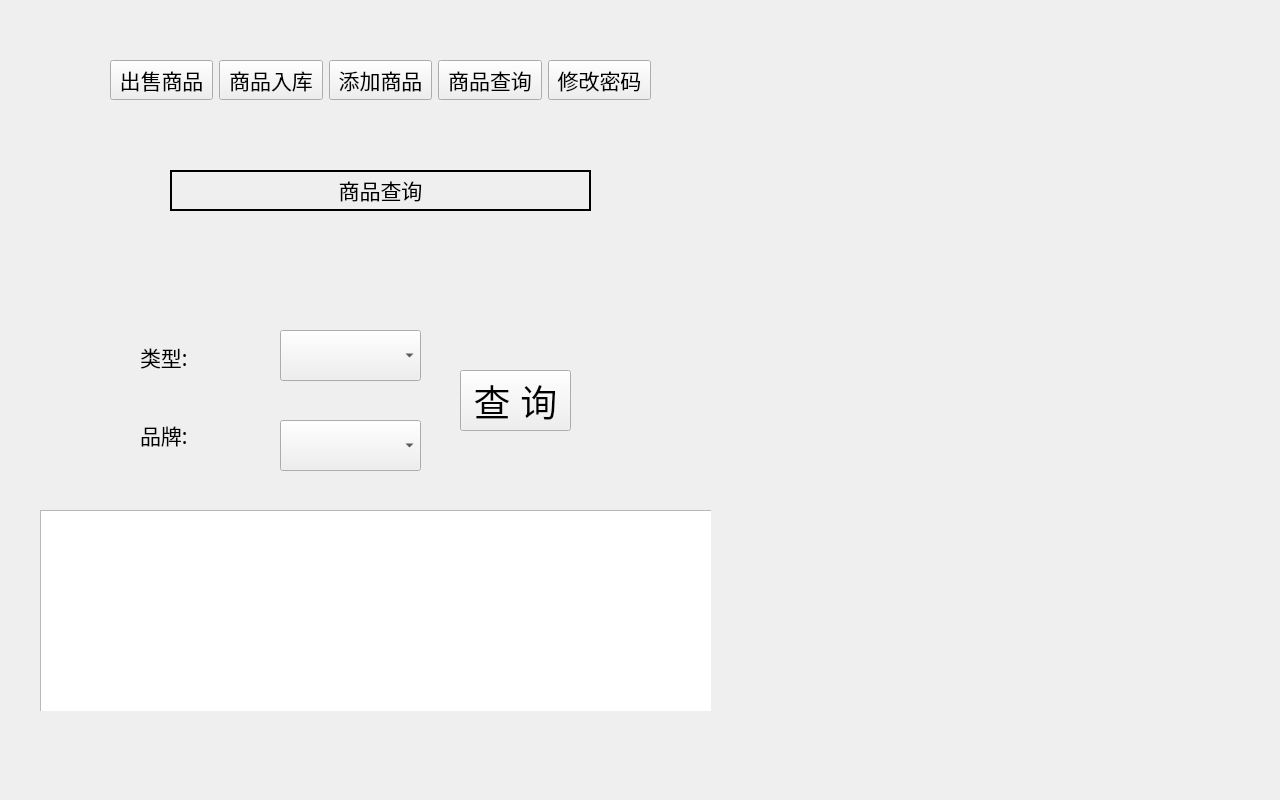
<?xml version="1.0" encoding="UTF-8"?>
<ui version="4.0">
 <class>manager</class>
 <widget class="QWidget" name="manager">
  <property name="geometry">
   <rect>
    <x>0</x>
    <y>0</y>
    <width>1280</width>
    <height>800</height>
   </rect>
  </property>
  <property name="windowTitle">
   <string>数据管理系统</string>
  </property>
  <widget class="QWidget" name="horizontalLayoutWidget">
   <property name="geometry">
    <rect>
     <x>110</x>
     <y>40</y>
     <width>541</width>
     <height>81</height>
    </rect>
   </property>
   <layout class="QHBoxLayout" name="horizontalLayout">
    <item>
     <widget class="QPushButton" name="sellBtn">
      <property name="font">
       <font>
        <family>Agency FB</family>
        <pointsize>16</pointsize>
       </font>
      </property>
      <property name="text">
       <string>出售商品</string>
      </property>
     </widget>
    </item>
    <item>
     <widget class="QPushButton" name="buyBtn">
      <property name="font">
       <font>
        <family>Agency FB</family>
        <pointsize>16</pointsize>
       </font>
      </property>
      <property name="text">
       <string>商品入库</string>
      </property>
     </widget>
    </item>
    <item>
     <widget class="QPushButton" name="addBtn">
      <property name="font">
       <font>
        <family>Agency FB</family>
        <pointsize>16</pointsize>
       </font>
      </property>
      <property name="text">
       <string>添加商品</string>
      </property>
     </widget>
    </item>
    <item>
     <widget class="QPushButton" name="queryBtn">
      <property name="font">
       <font>
        <family>Agency FB</family>
        <pointsize>16</pointsize>
       </font>
      </property>
      <property name="text">
       <string>商品查询</string>
      </property>
     </widget>
    </item>
    <item>
     <widget class="QPushButton" name="passwordBtn">
      <property name="font">
       <font>
        <family>Agency FB</family>
        <pointsize>16</pointsize>
       </font>
      </property>
      <property name="text">
       <string>修改密码</string>
      </property>
     </widget>
    </item>
   </layout>
  </widget>
  <widget class="QStackedWidget" name="stackedWidget">
   <property name="geometry">
    <rect>
     <x>0</x>
     <y>150</y>
     <width>711</width>
     <height>561</height>
    </rect>
   </property>
   <property name="font">
    <font>
     <pointsize>28</pointsize>
    </font>
   </property>
   <property name="currentIndex">
    <number>3</number>
   </property>
   <widget class="QWidget" name="page">
    <widget class="QLabel" name="label_7">
     <property name="geometry">
      <rect>
       <x>1160</x>
       <y>320</y>
       <width>99</width>
       <height>83</height>
      </rect>
     </property>
     <property name="font">
      <font>
       <family>Agency FB</family>
       <pointsize>28</pointsize>
      </font>
     </property>
     <property name="text">
      <string>元</string>
     </property>
    </widget>
    <widget class="QComboBox" name="sellTypeComboBox">
     <property name="geometry">
      <rect>
       <x>670</x>
       <y>150</y>
       <width>281</width>
       <height>51</height>
      </rect>
     </property>
     <property name="font">
      <font>
       <family>Agency FB</family>
       <pointsize>28</pointsize>
      </font>
     </property>
    </widget>
    <widget class="QLineEdit" name="sellSumLineEdit">
     <property name="geometry">
      <rect>
       <x>670</x>
       <y>510</y>
       <width>441</width>
       <height>61</height>
      </rect>
     </property>
     <property name="font">
      <font>
       <family>Agency FB</family>
       <pointsize>28</pointsize>
      </font>
     </property>
     <property name="text">
      <string/>
     </property>
    </widget>
    <widget class="QLabel" name="label">
     <property name="geometry">
      <rect>
       <x>30</x>
       <y>20</y>
       <width>1611</width>
       <height>91</height>
      </rect>
     </property>
     <property name="font">
      <font>
       <family>Agency FB</family>
       <pointsize>48</pointsize>
      </font>
     </property>
     <property name="focusPolicy">
      <enum>Qt::TabFocus</enum>
     </property>
     <property name="styleSheet">
      <string notr="true">background:transparent;border:2px solid black</string>
     </property>
     <property name="text">
      <string>出售商品</string>
     </property>
     <property name="alignment">
      <set>Qt::AlignCenter</set>
     </property>
    </widget>
    <widget class="QSpinBox" name="sellNumSpinBox">
     <property name="geometry">
      <rect>
       <x>670</x>
       <y>420</y>
       <width>441</width>
       <height>61</height>
      </rect>
     </property>
     <property name="font">
      <font>
       <family>Agency FB</family>
       <pointsize>28</pointsize>
      </font>
     </property>
     <property name="minimum">
      <number>1</number>
     </property>
    </widget>
    <widget class="QLineEdit" name="sellPriceLineEdit">
     <property name="geometry">
      <rect>
       <x>670</x>
       <y>330</y>
       <width>441</width>
       <height>61</height>
      </rect>
     </property>
     <property name="font">
      <font>
       <family>Agency FB</family>
       <pointsize>28</pointsize>
      </font>
     </property>
    </widget>
    <widget class="QComboBox" name="sellBrandComboBox">
     <property name="geometry">
      <rect>
       <x>670</x>
       <y>240</y>
       <width>581</width>
       <height>51</height>
      </rect>
     </property>
     <property name="font">
      <font>
       <family>Agency FB</family>
       <pointsize>28</pointsize>
      </font>
     </property>
    </widget>
    <widget class="QLabel" name="label_9">
     <property name="geometry">
      <rect>
       <x>1170</x>
       <y>490</y>
       <width>99</width>
       <height>83</height>
      </rect>
     </property>
     <property name="font">
      <font>
       <family>Agency FB</family>
       <pointsize>28</pointsize>
      </font>
     </property>
     <property name="text">
      <string>元</string>
     </property>
    </widget>
    <widget class="QWidget" name="verticalLayoutWidget">
     <property name="geometry">
      <rect>
       <x>500</x>
       <y>140</y>
       <width>101</width>
       <height>441</height>
      </rect>
     </property>
     <layout class="QVBoxLayout" name="verticalLayout">
      <item>
       <widget class="QLabel" name="label_2">
        <property name="font">
         <font>
          <family>Agency FB</family>
          <pointsize>28</pointsize>
         </font>
        </property>
        <property name="text">
         <string>类型:</string>
        </property>
       </widget>
      </item>
      <item>
       <widget class="QLabel" name="label_4">
        <property name="font">
         <font>
          <family>Agency FB</family>
          <pointsize>28</pointsize>
         </font>
        </property>
        <property name="text">
         <string>品牌:</string>
        </property>
       </widget>
      </item>
      <item>
       <widget class="QLabel" name="label_3">
        <property name="font">
         <font>
          <family>Agency FB</family>
          <pointsize>28</pointsize>
         </font>
        </property>
        <property name="text">
         <string>单价:</string>
        </property>
       </widget>
      </item>
      <item>
       <widget class="QLabel" name="label_5">
        <property name="font">
         <font>
          <family>Agency FB</family>
          <pointsize>28</pointsize>
         </font>
        </property>
        <property name="text">
         <string>数量:</string>
        </property>
       </widget>
      </item>
      <item>
       <widget class="QLabel" name="label_6">
        <property name="font">
         <font>
          <family>Agency FB</family>
          <pointsize>28</pointsize>
         </font>
        </property>
        <property name="text">
         <string>金额:</string>
        </property>
       </widget>
      </item>
     </layout>
    </widget>
    <widget class="QPushButton" name="sellCancelBtn">
     <property name="geometry">
      <rect>
       <x>1060</x>
       <y>690</y>
       <width>151</width>
       <height>111</height>
      </rect>
     </property>
     <property name="font">
      <font>
       <family>Agency FB</family>
       <pointsize>28</pointsize>
      </font>
     </property>
     <property name="text">
      <string>取消</string>
     </property>
    </widget>
    <widget class="QPushButton" name="sellOkBtn">
     <property name="geometry">
      <rect>
       <x>570</x>
       <y>690</y>
       <width>151</width>
       <height>111</height>
      </rect>
     </property>
     <property name="font">
      <font>
       <family>Agency FB</family>
       <pointsize>28</pointsize>
      </font>
     </property>
     <property name="text">
      <string>确定</string>
     </property>
    </widget>
    <widget class="QLabel" name="sellLastNumLabel">
     <property name="geometry">
      <rect>
       <x>1160</x>
       <y>410</y>
       <width>471</width>
       <height>83</height>
      </rect>
     </property>
     <property name="font">
      <font>
       <family>Agency FB</family>
       <pointsize>28</pointsize>
      </font>
     </property>
     <property name="text">
      <string>000</string>
     </property>
    </widget>
   </widget>
   <widget class="QWidget" name="page_3">
    <widget class="QLabel" name="label_10">
     <property name="geometry">
      <rect>
       <x>1163</x>
       <y>325</y>
       <width>99</width>
       <height>83</height>
      </rect>
     </property>
     <property name="font">
      <font>
       <family>Agency FB</family>
       <pointsize>28</pointsize>
      </font>
     </property>
     <property name="text">
      <string>元</string>
     </property>
    </widget>
    <widget class="QComboBox" name="goodsTypeComboBox">
     <property name="geometry">
      <rect>
       <x>673</x>
       <y>155</y>
       <width>281</width>
       <height>51</height>
      </rect>
     </property>
     <property name="font">
      <font>
       <family>Agency FB</family>
       <pointsize>28</pointsize>
      </font>
     </property>
    </widget>
    <widget class="QLineEdit" name="goodsSumLineEdit">
     <property name="geometry">
      <rect>
       <x>673</x>
       <y>515</y>
       <width>441</width>
       <height>61</height>
      </rect>
     </property>
     <property name="font">
      <font>
       <family>Agency FB</family>
       <pointsize>28</pointsize>
      </font>
     </property>
     <property name="text">
      <string/>
     </property>
    </widget>
    <widget class="QSpinBox" name="goodsNumSpinBox">
     <property name="geometry">
      <rect>
       <x>673</x>
       <y>425</y>
       <width>441</width>
       <height>61</height>
      </rect>
     </property>
     <property name="font">
      <font>
       <family>Agency FB</family>
       <pointsize>28</pointsize>
      </font>
     </property>
     <property name="minimum">
      <number>1</number>
     </property>
    </widget>
    <widget class="QLineEdit" name="goodsPriceLineEdit">
     <property name="geometry">
      <rect>
       <x>673</x>
       <y>335</y>
       <width>441</width>
       <height>61</height>
      </rect>
     </property>
     <property name="font">
      <font>
       <family>Agency FB</family>
       <pointsize>28</pointsize>
      </font>
     </property>
    </widget>
    <widget class="QComboBox" name="goodsBrandComboBox">
     <property name="geometry">
      <rect>
       <x>673</x>
       <y>245</y>
       <width>581</width>
       <height>51</height>
      </rect>
     </property>
     <property name="font">
      <font>
       <family>Agency FB</family>
       <pointsize>28</pointsize>
      </font>
     </property>
    </widget>
    <widget class="QLabel" name="label_12">
     <property name="geometry">
      <rect>
       <x>1173</x>
       <y>495</y>
       <width>99</width>
       <height>83</height>
      </rect>
     </property>
     <property name="font">
      <font>
       <family>Agency FB</family>
       <pointsize>28</pointsize>
      </font>
     </property>
     <property name="text">
      <string>元</string>
     </property>
    </widget>
    <widget class="QWidget" name="verticalLayoutWidget_2">
     <property name="geometry">
      <rect>
       <x>497</x>
       <y>142</y>
       <width>101</width>
       <height>441</height>
      </rect>
     </property>
     <layout class="QVBoxLayout" name="verticalLayout_2">
      <item>
       <widget class="QLabel" name="label_13">
        <property name="font">
         <font>
          <family>Agency FB</family>
          <pointsize>28</pointsize>
         </font>
        </property>
        <property name="text">
         <string>类型:</string>
        </property>
       </widget>
      </item>
      <item>
       <widget class="QLabel" name="label_14">
        <property name="font">
         <font>
          <family>Agency FB</family>
          <pointsize>28</pointsize>
         </font>
        </property>
        <property name="text">
         <string>品牌:</string>
        </property>
       </widget>
      </item>
      <item>
       <widget class="QLabel" name="label_15">
        <property name="font">
         <font>
          <family>Agency FB</family>
          <pointsize>28</pointsize>
         </font>
        </property>
        <property name="text">
         <string>单价:</string>
        </property>
       </widget>
      </item>
      <item>
       <widget class="QLabel" name="label_16">
        <property name="font">
         <font>
          <family>Agency FB</family>
          <pointsize>28</pointsize>
         </font>
        </property>
        <property name="text">
         <string>数量:</string>
        </property>
       </widget>
      </item>
      <item>
       <widget class="QLabel" name="label_17">
        <property name="font">
         <font>
          <family>Agency FB</family>
          <pointsize>28</pointsize>
         </font>
        </property>
        <property name="text">
         <string>金额:</string>
        </property>
       </widget>
      </item>
     </layout>
    </widget>
    <widget class="QPushButton" name="goodsCancelBtn">
     <property name="geometry">
      <rect>
       <x>1063</x>
       <y>695</y>
       <width>151</width>
       <height>111</height>
      </rect>
     </property>
     <property name="font">
      <font>
       <family>Agency FB</family>
       <pointsize>28</pointsize>
      </font>
     </property>
     <property name="text">
      <string>取消</string>
     </property>
    </widget>
    <widget class="QPushButton" name="goodsOkBtn">
     <property name="geometry">
      <rect>
       <x>573</x>
       <y>695</y>
       <width>151</width>
       <height>111</height>
      </rect>
     </property>
     <property name="font">
      <font>
       <family>Agency FB</family>
       <pointsize>28</pointsize>
      </font>
     </property>
     <property name="text">
      <string>确定</string>
     </property>
    </widget>
    <widget class="QLabel" name="label_18">
     <property name="geometry">
      <rect>
       <x>30</x>
       <y>20</y>
       <width>1611</width>
       <height>91</height>
      </rect>
     </property>
     <property name="font">
      <font>
       <family>Agency FB</family>
       <pointsize>48</pointsize>
      </font>
     </property>
     <property name="focusPolicy">
      <enum>Qt::TabFocus</enum>
     </property>
     <property name="styleSheet">
      <string notr="true">background:transparent;border:2px solid black</string>
     </property>
     <property name="text">
      <string>商品入库</string>
     </property>
     <property name="alignment">
      <set>Qt::AlignCenter</set>
     </property>
    </widget>
   </widget>
   <widget class="QWidget" name="page_4">
    <widget class="QLabel" name="label_29">
     <property name="geometry">
      <rect>
       <x>30</x>
       <y>20</y>
       <width>1611</width>
       <height>91</height>
      </rect>
     </property>
     <property name="font">
      <font>
       <family>Agency FB</family>
       <pointsize>48</pointsize>
      </font>
     </property>
     <property name="focusPolicy">
      <enum>Qt::TabFocus</enum>
     </property>
     <property name="styleSheet">
      <string notr="true">background:transparent;border:2px solid black</string>
     </property>
     <property name="text">
      <string>添加商品</string>
     </property>
     <property name="alignment">
      <set>Qt::AlignCenter</set>
     </property>
    </widget>
    <widget class="QLineEdit" name="newBrandLineEdit">
     <property name="geometry">
      <rect>
       <x>675</x>
       <y>244</y>
       <width>441</width>
       <height>61</height>
      </rect>
     </property>
     <property name="font">
      <font>
       <family>Agency FB</family>
       <pointsize>28</pointsize>
      </font>
     </property>
    </widget>
    <widget class="QSpinBox" name="newPriceSpinBox">
     <property name="geometry">
      <rect>
       <x>675</x>
       <y>334</y>
       <width>441</width>
       <height>61</height>
      </rect>
     </property>
     <property name="font">
      <font>
       <family>Agency FB</family>
       <pointsize>28</pointsize>
      </font>
     </property>
     <property name="minimum">
      <number>1</number>
     </property>
     <property name="maximum">
      <number>2147483647</number>
     </property>
    </widget>
    <widget class="QSpinBox" name="newNumSpinBox">
     <property name="geometry">
      <rect>
       <x>675</x>
       <y>434</y>
       <width>441</width>
       <height>61</height>
      </rect>
     </property>
     <property name="font">
      <font>
       <family>Agency FB</family>
       <pointsize>28</pointsize>
      </font>
     </property>
     <property name="minimum">
      <number>1</number>
     </property>
    </widget>
    <widget class="QPushButton" name="newOkBtn">
     <property name="geometry">
      <rect>
       <x>575</x>
       <y>704</y>
       <width>151</width>
       <height>111</height>
      </rect>
     </property>
     <property name="font">
      <font>
       <family>Agency FB</family>
       <pointsize>28</pointsize>
      </font>
     </property>
     <property name="text">
      <string>确定</string>
     </property>
    </widget>
    <widget class="QLabel" name="label_30">
     <property name="geometry">
      <rect>
       <x>1160</x>
       <y>510</y>
       <width>99</width>
       <height>83</height>
      </rect>
     </property>
     <property name="font">
      <font>
       <family>Agency FB</family>
       <pointsize>28</pointsize>
      </font>
     </property>
     <property name="text">
      <string>元</string>
     </property>
    </widget>
    <widget class="QLineEdit" name="newSumLineEdit">
     <property name="geometry">
      <rect>
       <x>675</x>
       <y>524</y>
       <width>441</width>
       <height>61</height>
      </rect>
     </property>
     <property name="font">
      <font>
       <family>Agency FB</family>
       <pointsize>28</pointsize>
      </font>
     </property>
     <property name="text">
      <string/>
     </property>
    </widget>
    <widget class="QComboBox" name="newTypeComboBox">
     <property name="geometry">
      <rect>
       <x>675</x>
       <y>164</y>
       <width>281</width>
       <height>51</height>
      </rect>
     </property>
     <property name="font">
      <font>
       <family>Agency FB</family>
       <pointsize>28</pointsize>
      </font>
     </property>
    </widget>
    <widget class="QLabel" name="label_11">
     <property name="geometry">
      <rect>
       <x>1150</x>
       <y>320</y>
       <width>99</width>
       <height>83</height>
      </rect>
     </property>
     <property name="font">
      <font>
       <family>Agency FB</family>
       <pointsize>28</pointsize>
      </font>
     </property>
     <property name="text">
      <string>元</string>
     </property>
    </widget>
    <widget class="QPushButton" name="newCancelBtn">
     <property name="geometry">
      <rect>
       <x>1065</x>
       <y>704</y>
       <width>151</width>
       <height>111</height>
      </rect>
     </property>
     <property name="font">
      <font>
       <family>Agency FB</family>
       <pointsize>28</pointsize>
      </font>
     </property>
     <property name="text">
      <string>取消</string>
     </property>
    </widget>
    <widget class="QWidget" name="verticalLayoutWidget_3">
     <property name="geometry">
      <rect>
       <x>505</x>
       <y>154</y>
       <width>101</width>
       <height>441</height>
      </rect>
     </property>
     <layout class="QVBoxLayout" name="verticalLayout_4">
      <item>
       <widget class="QLabel" name="label_24">
        <property name="font">
         <font>
          <family>Agency FB</family>
          <pointsize>28</pointsize>
         </font>
        </property>
        <property name="text">
         <string>类型:</string>
        </property>
       </widget>
      </item>
      <item>
       <widget class="QLabel" name="label_25">
        <property name="font">
         <font>
          <family>Agency FB</family>
          <pointsize>28</pointsize>
         </font>
        </property>
        <property name="text">
         <string>品牌:</string>
        </property>
       </widget>
      </item>
      <item>
       <widget class="QLabel" name="label_26">
        <property name="font">
         <font>
          <family>Agency FB</family>
          <pointsize>28</pointsize>
         </font>
        </property>
        <property name="text">
         <string>单价:</string>
        </property>
       </widget>
      </item>
      <item>
       <widget class="QLabel" name="label_27">
        <property name="font">
         <font>
          <family>Agency FB</family>
          <pointsize>28</pointsize>
         </font>
        </property>
        <property name="text">
         <string>数量:</string>
        </property>
       </widget>
      </item>
      <item>
       <widget class="QLabel" name="label_28">
        <property name="font">
         <font>
          <family>Agency FB</family>
          <pointsize>28</pointsize>
         </font>
        </property>
        <property name="text">
         <string>金额:</string>
        </property>
       </widget>
      </item>
     </layout>
    </widget>
   </widget>
   <widget class="QWidget" name="page_5">
    <widget class="QLabel" name="label_31">
     <property name="geometry">
      <rect>
       <x>170</x>
       <y>20</y>
       <width>421</width>
       <height>41</height>
      </rect>
     </property>
     <property name="font">
      <font>
       <family>Agency FB</family>
       <pointsize>16</pointsize>
      </font>
     </property>
     <property name="focusPolicy">
      <enum>Qt::TabFocus</enum>
     </property>
     <property name="styleSheet">
      <string notr="true">background:transparent;border:2px solid black</string>
     </property>
     <property name="text">
      <string>商品查询</string>
     </property>
     <property name="alignment">
      <set>Qt::AlignCenter</set>
     </property>
    </widget>
    <widget class="QPushButton" name="queryPushButton">
     <property name="geometry">
      <rect>
       <x>460</x>
       <y>220</y>
       <width>111</width>
       <height>61</height>
      </rect>
     </property>
     <property name="font">
      <font>
       <family>Agency FB</family>
       <pointsize>28</pointsize>
      </font>
     </property>
     <property name="text">
      <string>查 询</string>
     </property>
    </widget>
    <widget class="QComboBox" name="queryTypeComboBox">
     <property name="geometry">
      <rect>
       <x>280</x>
       <y>180</y>
       <width>141</width>
       <height>51</height>
      </rect>
     </property>
     <property name="font">
      <font>
       <family>Agency FB</family>
       <pointsize>28</pointsize>
      </font>
     </property>
    </widget>
    <widget class="QWidget" name="verticalLayoutWidget_4">
     <property name="geometry">
      <rect>
       <x>140</x>
       <y>170</y>
       <width>101</width>
       <height>151</height>
      </rect>
     </property>
     <layout class="QVBoxLayout" name="verticalLayout_5">
      <item>
       <widget class="QLabel" name="label_33">
        <property name="font">
         <font>
          <family>Agency FB</family>
          <pointsize>16</pointsize>
         </font>
        </property>
        <property name="text">
         <string>类型:</string>
        </property>
       </widget>
      </item>
      <item>
       <widget class="QLabel" name="label_34">
        <property name="font">
         <font>
          <family>Agency FB</family>
          <pointsize>16</pointsize>
         </font>
        </property>
        <property name="text">
         <string>品牌:</string>
        </property>
       </widget>
      </item>
     </layout>
    </widget>
    <widget class="QComboBox" name="queryBrandComboBox">
     <property name="geometry">
      <rect>
       <x>280</x>
       <y>270</y>
       <width>141</width>
       <height>51</height>
      </rect>
     </property>
     <property name="font">
      <font>
       <family>Agency FB</family>
       <pointsize>28</pointsize>
      </font>
     </property>
    </widget>
    <widget class="QTableView" name="tableView">
     <property name="geometry">
      <rect>
       <x>40</x>
       <y>360</y>
       <width>1601</width>
       <height>621</height>
      </rect>
     </property>
     <property name="font">
      <font>
       <pointsize>28</pointsize>
      </font>
     </property>
     <attribute name="horizontalHeaderMinimumSectionSize">
      <number>50</number>
     </attribute>
     <attribute name="horizontalHeaderDefaultSectionSize">
      <number>200</number>
     </attribute>
     <attribute name="verticalHeaderMinimumSectionSize">
      <number>80</number>
     </attribute>
     <attribute name="verticalHeaderDefaultSectionSize">
      <number>100</number>
     </attribute>
    </widget>
   </widget>
   <widget class="QWidget" name="page_6">
    <widget class="QLabel" name="label_32">
     <property name="geometry">
      <rect>
       <x>30</x>
       <y>20</y>
       <width>1611</width>
       <height>91</height>
      </rect>
     </property>
     <property name="font">
      <font>
       <family>Agency FB</family>
       <pointsize>48</pointsize>
      </font>
     </property>
     <property name="focusPolicy">
      <enum>Qt::TabFocus</enum>
     </property>
     <property name="styleSheet">
      <string notr="true">background:transparent;border:2px solid black</string>
     </property>
     <property name="text">
      <string>修改密码</string>
     </property>
     <property name="alignment">
      <set>Qt::AlignCenter</set>
     </property>
    </widget>
    <widget class="QLineEdit" name="oldPwdLineEdit">
     <property name="geometry">
      <rect>
       <x>770</x>
       <y>270</y>
       <width>441</width>
       <height>61</height>
      </rect>
     </property>
     <property name="font">
      <font>
       <family>Agency FB</family>
       <pointsize>28</pointsize>
      </font>
     </property>
    </widget>
    <widget class="QLineEdit" name="newPwdLineEdit">
     <property name="geometry">
      <rect>
       <x>770</x>
       <y>400</y>
       <width>441</width>
       <height>61</height>
      </rect>
     </property>
     <property name="font">
      <font>
       <family>Agency FB</family>
       <pointsize>28</pointsize>
      </font>
     </property>
    </widget>
    <widget class="QWidget" name="verticalLayoutWidget_5">
     <property name="geometry">
      <rect>
       <x>600</x>
       <y>250</y>
       <width>131</width>
       <height>231</height>
      </rect>
     </property>
     <layout class="QVBoxLayout" name="verticalLayout_6">
      <item>
       <widget class="QLabel" name="label_35">
        <property name="font">
         <font>
          <family>Agency FB</family>
          <pointsize>28</pointsize>
         </font>
        </property>
        <property name="text">
         <string>原密码:</string>
        </property>
       </widget>
      </item>
      <item>
       <widget class="QLabel" name="label_36">
        <property name="font">
         <font>
          <family>Agency FB</family>
          <pointsize>28</pointsize>
         </font>
        </property>
        <property name="text">
         <string>新密码:</string>
        </property>
       </widget>
      </item>
     </layout>
    </widget>
    <widget class="QPushButton" name="changePwdBtn">
     <property name="geometry">
      <rect>
       <x>560</x>
       <y>540</y>
       <width>691</width>
       <height>141</height>
      </rect>
     </property>
     <property name="font">
      <font>
       <family>Agency FB</family>
       <pointsize>36</pointsize>
      </font>
     </property>
     <property name="text">
      <string>确   定</string>
     </property>
    </widget>
   </widget>
   <widget class="QWidget" name="page_2"/>
  </widget>
 </widget>
 <resources/>
 <connections/>
</ui>
